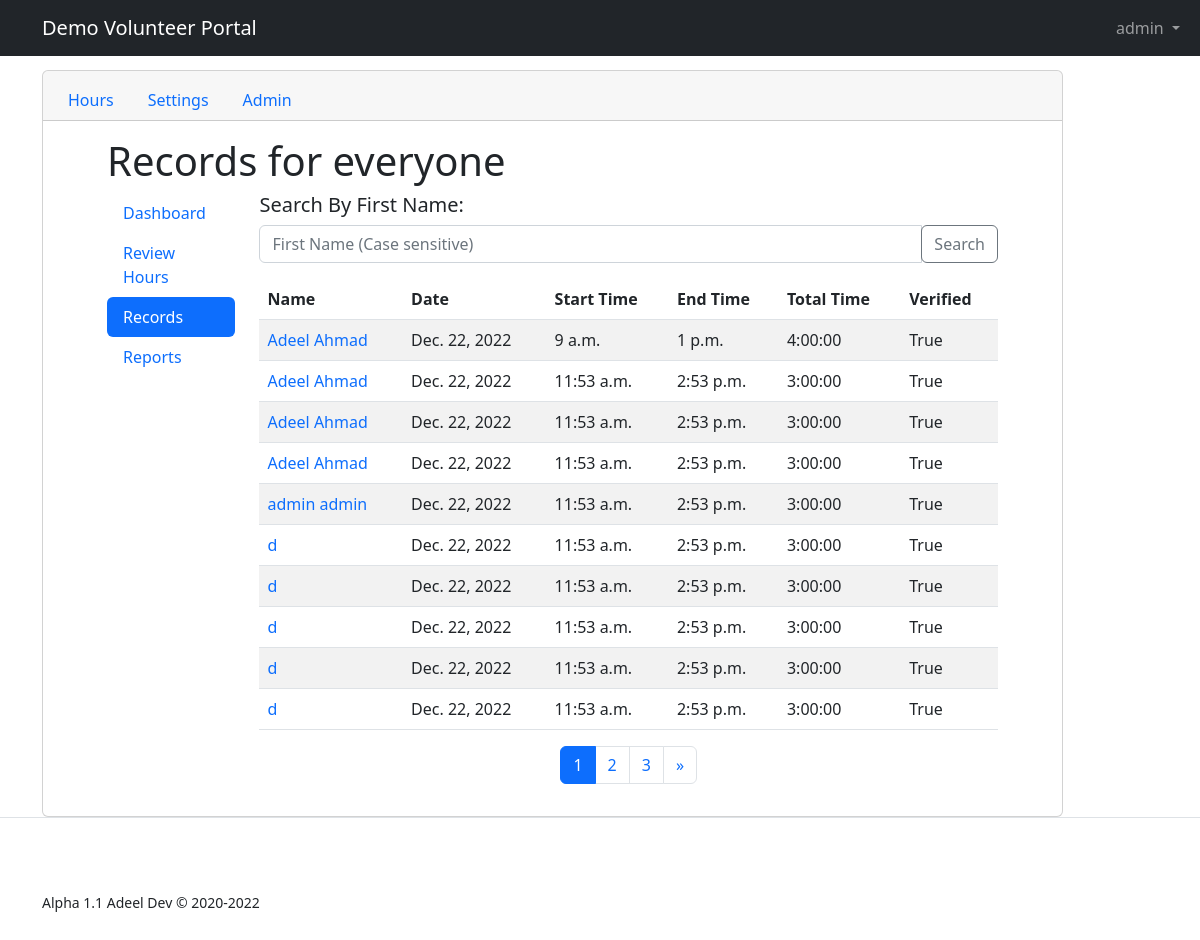
Screenshot of /staff/records/ (signed in) with the database file from the repository.
### tracker/models.py (models this page shows, shortened)
class volunteer_hour(models.Model):
    date = models.DateField()
    start = models.TimeField(default=None)
    end = models.TimeField(default=None, null=True)
    volunteer = models.ForeignKey(volunteer, on_delete=models.CASCADE)
    verified = models.BooleanField(default=False)

### staff/views.py (the view)
# urls.py: path('records/', allhours.as_view(), name='volunteers'),
class allhours(PermissionRequiredMixin, ListView):
    permission_required = 'tracker.add_volunteer_hour'
    raise_exception = True
    template_name = 'staff/allhours.html'
    context_object_name = 'hours'
    paginate_by = 10
    def get_queryset(self):
        filter = self.request.GET.get('filter')
        resultList = []
        if filter:
            for o in volunteer_hour.objects.all().filter(volunteer__first_name=filter).order_by('date'):
                date = o.date
                start = o.start
                end = o.end
                total = datetime.combine(date, o.end) - datetime.combine(date, o.start)
                name = "{} {}".format(o.volunteer.first_name, o.volunteer.last_name)
                resultList.append({"name": name, "date": date, "start": start, "end": end, "total": total, "id": o.id, "verified": o.verified})
        else:
            for o in volunteer_hour.objects.all().order_by('date'):
                date = o.date
                start = o.start
                end = o.end
                try:
                    total = datetime.combine(date, o.end) - datetime.combine(date, o.start)
                except:
                    total = "Null"
                name = "{} {}".format(o.volunteer.user.first_name, o.volunteer.user.last_name)
                resultList.append({"name": name, "date": date, "start": start, "end": end, "total": total, "id": o.id, "verified": o.verified})
        return resultList

### pantryhourtracker/context_processors.py (called while the page is built)
def version(request):
    return {'version': settings.VERSION_COPYRIGHT}

def site_name(request):
    return {'org_name': settings.SITE_NAME}

### staff/templates/staff/allhours.html (shortened to what this page needs)
{% extends "staff/base.html" %}
{% block content %}
    <div class="row px-1 px-md-4">
        <div class="col-md-12">
            <h1>Records for
                {% if request.GET.filter %}
                    {{ request.GET.filter }}
                {% else %}
                    everyone
                {% endif %}
            </h1>
        </div>
    </div>
    <div class="row px-1 px-md-4">
        <div class="col-2">
            <nav class="nav flex-column nav-pills">
                <a class="nav-link" href="{% url 'staff_dash' %}">Dashboard</a>
                <a class="nav-link" href="{% url 'review' %}">Review Hours</a>
                <a class="nav-link active" aria-current="page" href="{% url 'volunteers' %}">Records</a>
                <a class="nav-link" href="{% url 'day_report_request' %}">Reports</a>
            </nav>
        </div>
        <div class="col">
            <h5>Search By First Name:</h5>
            <div class="input-group mb-3">
                <input type="text" class="form-control" placeholder="First Name (Case sensitive)" id="searchinput">
                <a href="" onclick="this.href='?filter='+document.getElementById('searchinput').value">
                    <button class="btn btn-outline-secondary" type="button" id="button-addon2">Search</button>
                </a>
            </div>
            <table class="table table-striped">
                <thead>
                <tr>
                    <th scope="col">Name</th>
                    <th scope="col">Date</th>
                    <th scope="col">Start Time</th>
                    <th scope="col">End Time</th>
                    <th scope="col">Total Time</th>
                    <th scope="col">Verified</th>
                </tr>
                </thead>
                <tbody>
                {% for h in hours %}
                    <tr>
                        <td><a href="{{ h.id }}/update">{{ h.name }}</a></td>
                        <td>{{ h.date }}</td>
                        <td>{{ h.start }}</td>
                        <td>{{ h.end }}</td>
                        <td>{{ h.total }}</td>
                        <td>{{ h.verified }}</td>
                    </tr>
                {% endfor %}
                </tbody>
            </table>
            {% if is_paginated %}
                <nav aria-label="Page navigation">
                    <ul class="pagination justify-content-center">
                        {% for i in page_obj.paginator.page_range %}
                            {% if page_obj.number == i %}
                                <li class=" page-item"><a class="page-link active"
                                                          href="?page={{ i }}">{{ page_obj.number }}</a></li>
                            {% elif i > page_obj.number|add:'-3' and i < page_obj.number|add:'3' %}
                                <li class=" page-item"><a class="page-link"
                                                          href="?page={{ i }}">{{ i }}</a></li>
                            {% endif %}
                        {% endfor %}
                        {% if page_obj.has_next %}
                            <li class="page-item">
                                <a class="page-link" href="?page={{ page_obj.paginator.num_pages }}" aria-label="Last">
                                    <span aria-hidden="true">&raquo;</span>
                                </a>
                            </li>
                        {% endif %}
                    </ul>
                </nav>
            {% endif %}
        </div>
    </div>
{% endblock content %}

### staff/templates/staff/base.html (shortened to what this page needs)
<!DOCTYPE html>
<html lang="en">
<head>
    <link href="https://cdn.jsdelivr.net/npm/bootstrap@5.2.3/dist/css/bootstrap.min.css" rel="stylesheet"
>
</head>
<body>
<div class="container">
    <section>
        <div class="row">
            <div class="col">
                <nav class="navbar navbar-expand-lg fixed-top navbar-dark bg-dark" style="background-color: #f2f2f2;">
                    <div class="container-fluid">
                        <a class="navbar-brand" href="{% url 'staff_dash' %}" style="padding-left: 30px;">{{ org_name }} Volunteer Portal</a>
                        <div class="collapse navbar-collapse" id="navbarSupportedContent">
                            <ul class="navbar-nav ms-auto">
                                <li class="nav-item dropdown">
                                    <a class="nav-link dropdown-toggle" href="#" role="button" data-bs-toggle="dropdown"
                                       aria-expanded="false">
                                        {{ user.first_name }}
                                    </a>
                                </li>
                            </ul>
                        </div>
                    </div>
                </nav>
            </div>
        </div>
    </section>
    <section>
        <div class="row">
            <div class="col-11 item2 h-100">
                <div class="card">
                    <div class="card-header">
                        <ul class="nav nav-tabs card-header-tabs">
                            <li class="nav-item">
                                <a class="nav-link" href="{% url 'hours' %}">Hours</a>
                            </li>
                            <li class="nav-item">
                                <a class="nav-link" href="{% url 'profile' %}">Settings</a>
                            </li>
                            {% if perms.tracker.add_volunteer_hour %}
                                <li class="nav-item">
                                    <a class="nav-link" href="{% url 'staff_dash' %}">Admin</a>
                                </li>
                            {% endif %}
                        </ul>
                    </div>
                    <div class="card-body">
                        <div class="container-fluid">
                            <div class="content-section">
                                <div class="container">
                                    {% block content %}
                                    {% endblock %}
                                </div>
                            </div>
                        </div>
                    </div>
                </div>
            </div>
            <div class="col-1 item4">
            </div>
        </div>
    </section>
</div>
<legend class="border-bottom mb-4"></legend>
<footer class="container py-5">
    <div class="row">
        <div class="col-12 col-md">
            <small>{{ version }}</small>
        </div>
    </div>
</footer>
</body>
</html>

### staff/templates/staff/base.html (style rules this page uses)
.item2 { padding-top: 70px; paddin-bottom: 500px; }
.item4 { padding-top: 150px; padding-bottom: 190px; }
a:link { text-decoration: none; }

### rows the page displays
volunteer_hour: date "Dec. 22, 2022", start "9 a.m.", end "1 p.m."
volunteer_hour: date "Dec. 22, 2022", start "11:53 a.m.", end "2:53 p.m."
volunteer_hour: date "Dec. 22, 2022", start "11:53 a.m.", end "2:53 p.m."
volunteer_hour: date "Dec. 22, 2022", start "11:53 a.m.", end "2:53 p.m."
volunteer_hour: date "Dec. 22, 2022", start "11:53 a.m.", end "2:53 p.m."
volunteer_hour: date "Dec. 22, 2022", start "11:53 a.m.", end "2:53 p.m."
volunteer_hour: date "Dec. 22, 2022", start "11:53 a.m.", end "2:53 p.m."
volunteer_hour: date "Dec. 22, 2022", start "11:53 a.m.", end "2:53 p.m."
volunteer_hour: date "Dec. 22, 2022", start "11:53 a.m.", end "2:53 p.m."
volunteer_hour: date "Dec. 22, 2022", start "11:53 a.m.", end "2:53 p.m."

### other values shown
{{ org_name }} "Demo"
{{ user.first_name }} "admin"
{{ h.name }} "Adeel Ahmad" "Adeel Ahmad" "Adeel Ahmad" "Adeel Ahmad" "admin admin" "d" "d" "d" "d" "d"
{{ h.total }} "4:00:00" "3:00:00" "3:00:00" "3:00:00" "3:00:00" "3:00:00" "3:00:00" "3:00:00" "3:00:00" "3:00:00"
{{ h.verified }} "True" "True" "True" "True" "True" "True" "True" "True" "True" "True"
{{ page_obj.number }} "1"
{{ i }} "2" "3"
{{ version }} "Alpha 1.1 Adeel Dev © 2020-2022"
